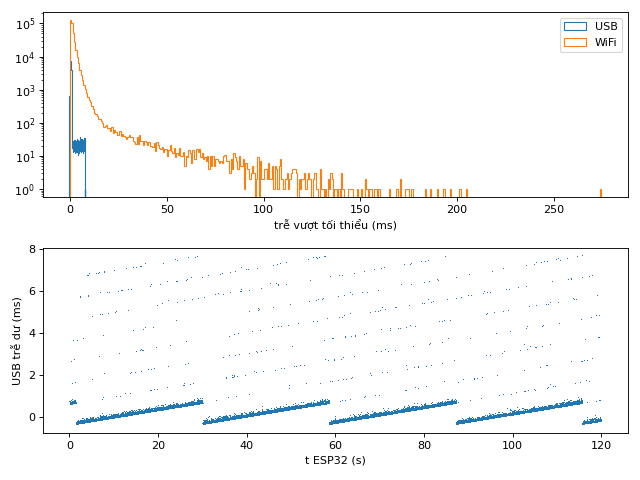

Reproduce this figure in Python.
# [đã chạy] Đồ chơi: timestamp nguồn (ESP32) vs lúc host nhận, qua USB và WiFi. Mọi tham số là GIẢ ĐỊNH.
import numpy as np
import matplotlib
matplotlib.use("Agg")
import matplotlib.pyplot as plt

rng = np.random.default_rng(1)
fs, T = 200.0, 1800.0                        # 200 Hz, 30 phút
k = np.arange(int(fs * T))
t_src = k / fs                               # timestamp ESP32 ghi vào gói (giây từ lúc boot)
skew, off = 35e-6, 12.3                      # đồng hồ ESP32 nhanh 35 ppm; boot lúc host = 12.3 s
t_true = off + t_src / (1 + skew)            # thời điểm lấy mẫu thật, theo đồng hồ host (coi là chuẩn)

def usb(t):                                  # chờ tới ranh giới frame 1 ms của host + đôi khi bị gom + lịch host
    frame = np.ceil((t + 50e-6) / 1e-3) * 1e-3
    batch = (rng.random(t.size) < 0.02) * rng.integers(1, 8, t.size) * 1e-3
    return frame + batch + rng.exponential(40e-6, t.size), np.zeros(t.size, bool)

def wifi(t):                                 # trễ nền + đuôi lognormal + thỉnh thoảng retry/kênh bận + mất gói
    d = 1.5e-3 + rng.lognormal(np.log(1.0e-3), 0.9, t.size)
    d += (rng.random(t.size) < 0.01) * rng.exponential(30e-3, t.size)
    return t + d, rng.random(t.size) < 0.003

fig, ax = plt.subplots(2, 1, figsize=(8, 6))
for name, (recv, lost) in (("USB", usb(t_true)), ("WiFi", wifi(t_true))):
    keep = ~lost
    ts, d = t_src[keep], recv[keep] - t_src[keep]   # "latency" ngây thơ = trễ thật + offset + skew·t
    win = (ts // 10).astype(int)                    # đường bao dưới: min mỗi cửa sổ 10 s, rồi fit thẳng
    idx = [np.flatnonzero(win == w)[np.argmin(d[win == w])] for w in np.unique(win)]
    a, b = np.polyfit(ts[idx], d[idx], 1)
    res = (d - (a * ts + b)) * 1e3                  # ms: trễ vượt mức tối thiểu
    p = np.percentile(res, [50, 99, 99.9])
    print(f"{name:4s}: naive dải {np.ptp(d)*1e3:6.1f} ms | skew ước lượng {-a*1e6:5.1f} ppm | "
          f"p50 {p[0]:.3f} p99 {p[1]:.3f} p99.9 {p[2]:.3f} ms | mất {lost.mean()*100:.2f}%")
    ax[0].hist(res, bins=400, histtype="step", log=True, label=name)
    if name == "USB":
        sel = ts < 120
        ax[1].plot(ts[sel], res[sel], ",")
        lo = res < 1.2                               # bỏ các lần bị gom để thấy răng cưa
        cyc = np.corrcoef(ts[lo] % (1e-3 / skew), res[lo])[0, 1]
        print(f"USB : tương quan trễ với pha (t mod {1e-3/skew:.1f} s) = {cyc:+.2f}  -> jitter có cấu trúc")
ax[0].set_xlabel("trễ vượt tối thiểu (ms)"); ax[0].legend()
ax[1].set_xlabel("t ESP32 (s)"); ax[1].set_ylabel("USB trễ dư (ms)")
plt.tight_layout(); plt.savefig("link.png", dpi=80)
